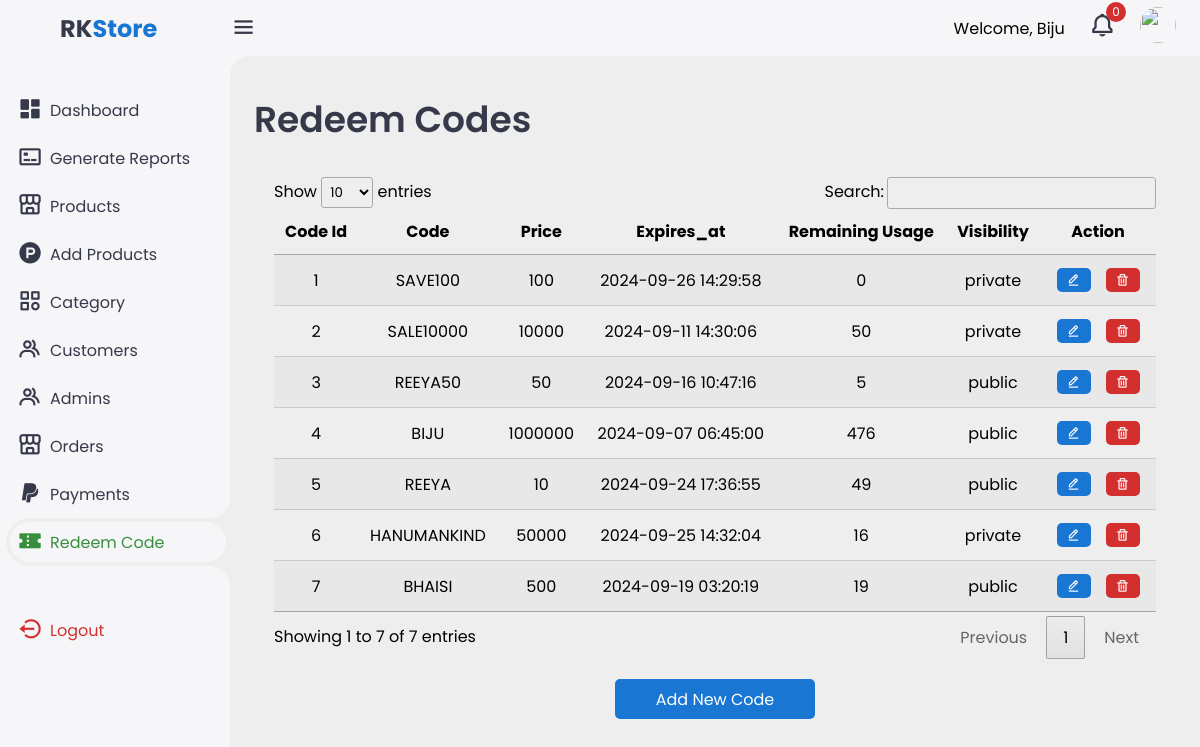
Page /admin/redeem-code.php (signed in) on the committed database.
### tables this page shows
CREATE TABLE `redeemcode` (
  `code_Id` int(11) NOT NULL,
  `code` varchar(255) NOT NULL,
  `price` decimal(10,0) DEFAULT NULL,
  `visibility` enum('public','private') DEFAULT 'public',
  `created_at` timestamp NOT NULL DEFAULT current_timestamp(),
  `expires_at` timestamp NULL DEFAULT NULL,
  `remaining_Usage` int(11) DEFAULT 0
);

### admin/redeem-code.php (the view, shortened to what this page needs)
<?php
include_once("./include/sidebar.php");
include_once("./php/connection.php")
?>
<main>
    <div class="header">
        <div class="left">
            <h1>Redeem Codes</h1>
        </div>
    </div>
    <div class="container">
        <?php
        $sql = "SELECT * FROM redeemcode";
        $result = mysqli_query($conn, $sql);
        ?>
        <table id="example" class="display responsive nowrap" style="width:100%;">
            <thead>
                <tr>
                    <th>Code Id</th>
                    <th>Code</th>
                    <th>Price</th>
                    <th>Expires_at</th>
                    <th>Remaining Usage</th>
                    <th>Visibility</th>
                    <th>Action</th>
                </tr>
            </thead>
            <tbody>
                <?php
                if (mysqli_num_rows($result) > 0) {
                    while ($row = mysqli_fetch_assoc($result)) {
                        echo "<tr>";
                        echo "<td>" . $row['code_Id'] . "</td>";
                        echo "<td>" . $row['code'] . "</td>";
                        echo "<td>" . $row['price'] . "</td>";
                        echo "<td>" . $row['expires_at'] . "</td>";
                        echo "<td>" . $row['remaining_Usage'] . "</td>";
                        echo "<td>" . $row['visibility'] . "</td>";
                        echo "<td class='actions'>
                        <a href='./edit-redeem.php?editId=". $row['code_Id'] ."'><i class='bx bx-edit-alt edit'></i></a>
                        <a href='./php/delete-redeem.php?deleteId=". $row['code_Id'] ."'><i class='bx bx-trash delete'></i></a>
                      </td>";
                        echo "</tr>";
                    }
                } else {
                    echo "<tr><td colspan='6'>No Codes found</td></tr>";
                }
                ?>
            </tbody>
        </table>
        <div class="add-new-button">
            <button class="add-new add-button">Add New Code</button>
        </div>
    </div>
</main>
<?php
include_once("./include/bottom.php");
?>

### admin/css/style.css (style rules this page uses)
:root { --light: #f6f6f9; --primary: #1976d2; --light-primary: #cfe8ff; --grey: #eee; --dark-grey: #aaaaaa; --dark: #363949; --danger: #d32f2f; --light-danger: #fecdd3; --warning: #fbc02d; --light-warning: #fff2c6; --success: #388e3c; --light-success: #bbf7d0; }
* { margin: 0; padding: 0; box-sizing: border-box; font-family: "Poppins", sans-serif; }
.bx { font-size: 1.7rem; }
a { text-decoration: none; }
html { overflow-x: hidden; }
body { background: var(--grey); overflow-x: hidden; }
.content main { width: 100%; padding: 36px 24px; max-height: calc(100vh - 56px); }
.content main .header { display: flex; align-items: center; justify-content: space-between; grid-gap: 16px; flex-wrap: wrap; }
.content main .header .left h1 { font-size: 36px; font-weight: 600; margin-bottom: 10px; color: var(--dark); }
#example tr td { text-align: center; }
#example tr th { text-align: center; }
.actions { display: flex; justify-content: center; gap: 5px; }
.container { padding: 20px; }
#example .actions i { color: white; }
.delete, .edit { font-size: 14px; display: flex; align-items: center; justify-content: center; cursor: pointer; border-radius: 5px; margin: 5px; }
.delete { background: var(--danger); padding: 5px 10px; color: white; }
.edit { background: var(--primary); padding: 5px 10px; color: white; }
.add-new-button { display: flex; justify-content: center; }
.add-new { background: var(--primary); width: 200px; border-radius: 5px; height: 40px; outline: none; cursor: pointer; border: none; color: white; font-size: 16px; transition: all 0.3s; margin-top: 20px; }

### rows in the picture
redeemcode: code_Id "1", code "SAVE100", price "100", expires_at "2024-09-26 14:29:58", remaining_Usage "0", visibility "private"
redeemcode: code_Id "2", code "SALE10000", price "10000", expires_at "2024-09-11 14:30:06", remaining_Usage "50", visibility "private"
redeemcode: code_Id "3", code "REEYA50", price "50", expires_at "2024-09-16 10:47:16", remaining_Usage "5", visibility "public"
redeemcode: code_Id "4", code "BIJU", price "1000000", expires_at "2024-09-07 06:45:00", remaining_Usage "476", visibility "public"
redeemcode: code_Id "5", code "REEYA", price "10", expires_at "2024-09-24 17:36:55", remaining_Usage "49", visibility "public"
redeemcode: code_Id "6", code "HANUMANKIND", price "50000", expires_at "2024-09-25 14:32:04", remaining_Usage "16", visibility "private"
redeemcode: code_Id "7", code "BHAISI", price "500", expires_at "2024-09-19 03:20:19", remaining_Usage "19", visibility "public"

### other values in the picture
$_SESSION['name'] "Biju"
mysqli_num_rows($resulti) "0"
